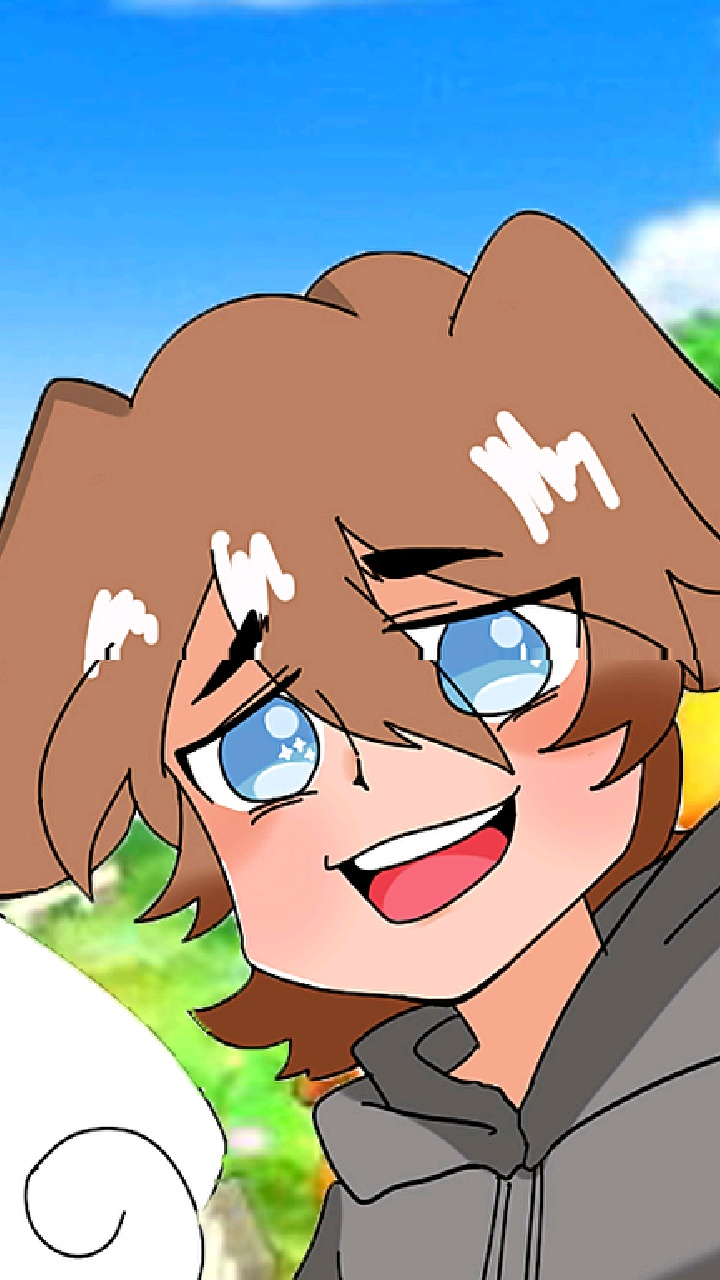
#> input picture file/genetic_image-master/1. circle/chr.jpg, 720 x 1280 px, found by its file name
$ python circle.py
#> lines starting #> are read from the running program, lines starting #| are printed output that depends on the picture; long printed decimals are rounded
# 원 / 컬러

import cv2, random, os # opencv / 랜덤 / 디렉터리 / 시스템 인자 설
import numpy as np # 행렬
from copy import deepcopy # copy 라이브러리에서 deepcopy 함수만 사용
from skimage.measure import compare_mse # skimage.measure 라이브러리에서 compare_mse 함수 (원본이미지와의 차이점 계산)
import multiprocessing as mp # multiprocessing 라이브러리 사용

filepath=('C:/Users/sis04/Desktop/file/genetic_image-master/1. circle/chr.jpg')
filename, ext = os.path.splitext(os.path.basename(filepath))

img = cv2.imread(filepath)
#> img is the input picture: shape (1280, 720, 3); mean B, G, R 155.9, 154, 151
width, height, channels = img.shape;  # bgr 형식으로 읽는다
#> width = 1280; height = 720; channels = 3

# hyperparameters - 초매개변수
n_initial_genes = 50 # 첫번째 세대의 개수
n_population = 50 # 한 세대당 유전자 그룹의 개수
prob_mutation = 0.01 # 돌연변이가 발생할 확률 1%
prob_add = 0.3 # 유전자 그룹에 원이 발생활 확률 30%
prob_remove = 0.2 # 유전자 그룹에 원을 없앨 확률 20%

min_radius, max_radius = 5, 15 # 원의 크기는 최소 5에서 최대 15까지
save_every_n_iter = 100 # 이미지 저장 주기는 100세대 마다


# Gene
class Gene(): # 유전자(한개의 동그라미)에 대한 클래스 (위치/색깔/크기)
  def __init__(self):

    # 동그라미가 캔버스안에 위치하는 xy좌표 (width-캔버스 가로길이 / height -캔버스 세로길이)
    self.center = np.array([random.randint(0, width), random.randint(0, height)])

    # 동그라미의 반지름(min_radius-원의 최소, max_radius-원의 최대)
    self.radius = random.randint(min_radius, max_radius)

    # 동그라미의 색깔
    self.color = np.array([random.randint(0, 255), random.randint(0, 255), random.randint(0, 255)])

  # [39 lines left out: function mutate, not called in this run]


# compute fitness - 환경에 얼마나 작 적응했는지 판단하는 함수
def compute_fitness(genome):
    # (height~channels) 이미지의 크기 값을 가지고
    # numpy.ones() - 1로 채워진 배열을 만든다 / 도화지를 만든다.
  out = np.ones((height, width, channels), dtype=np.uint8) * 255

    # [도화지에 유전자를 그린다] cv2.circle() - 원을 그린다 / thickness=-1 원을 색상으로 채운다
  for gene in genome:
    cv2.circle(out, center=tuple(gene.center), radius=gene.radius, color=(int(gene.color[0]), int(gene.color[1]), int(gene.color[2])), thickness=-1)
  # mean squared error
  # compare_mse - 두 이미지의 차이를 계산 / img-원본 / out-결과이미지
  # 생성한 이미지가 원본 이미지와 비슷하다 = mse가 낮다 = fitness가 높다
  fitness = 255. / compare_mse(img, out) # 차이가 적을수록
  return fitness, out


# compute population - 세대들의 유전자들을 한꺼번에 돌연변이로 만드는 함수
# [25 lines left out: function compute_population, not called in this run]

## 메인함수
if __name__ == '__main__':
  # main
  os.makedirs('result', exist_ok=True)

  # cpu개수보다 한 개적은 멀티프로세싱 풀을 만든다(구글링)
  p = mp.Pool(mp.cpu_count() - 1)

  # 1st gene
  # (첫번째 세대의 개수)만큼 반복해 유전자를 생성해 best_genome함수에 넣습니다.
  best_genome = [Gene() for _ in range(n_initial_genes)] # 인덱스 무시 -

  # 첫번째 유전자가 얼만큼 좋은지 평가합니다
  best_fitness, best_out = compute_fitness(best_genome) # fitness, out
#> after the loop in compute_fitness, `for gene in genome:`:
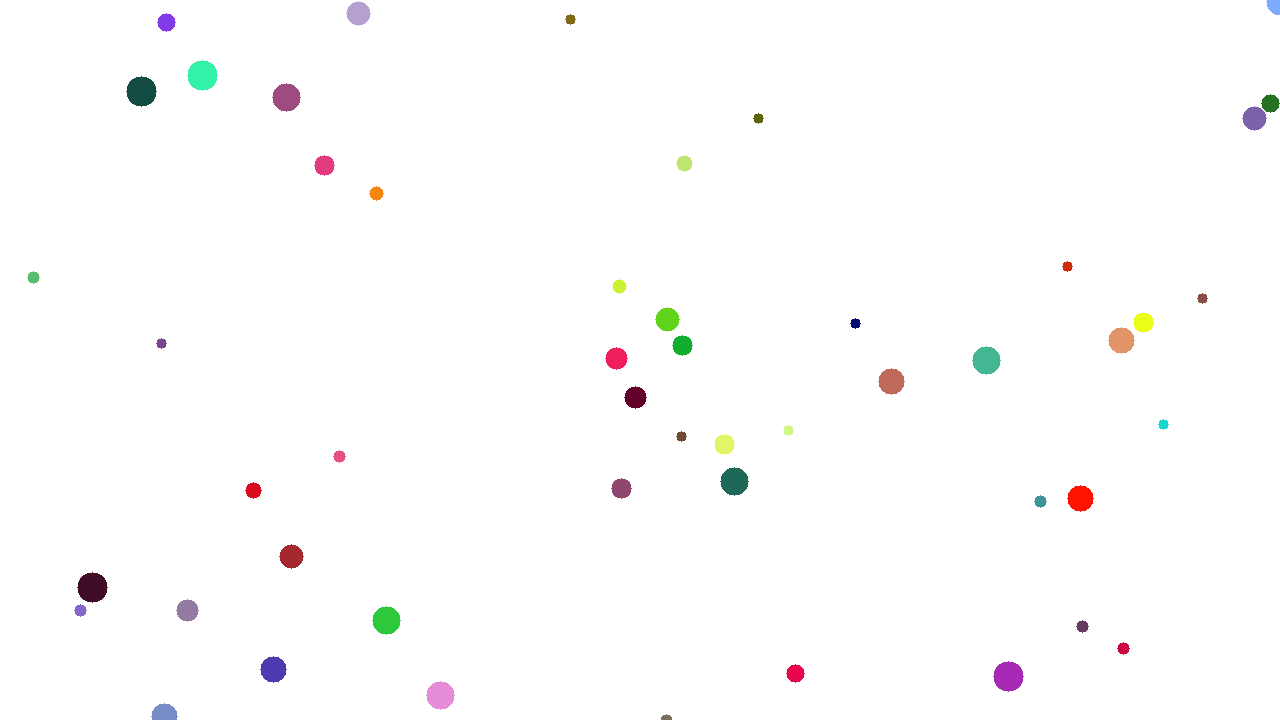
#> out: shape (720, 1280, 3); mean of channels 0, 1, 2 252.5, 252.5, 252.9; drawn as B, G, R
#> (the run stopped early here; a loop or call above may not have finished)

$ run again, with file/genetic_image-master/1. circle/sample.JPG copied over file/genetic_image-master/1. circle/chr.jpg
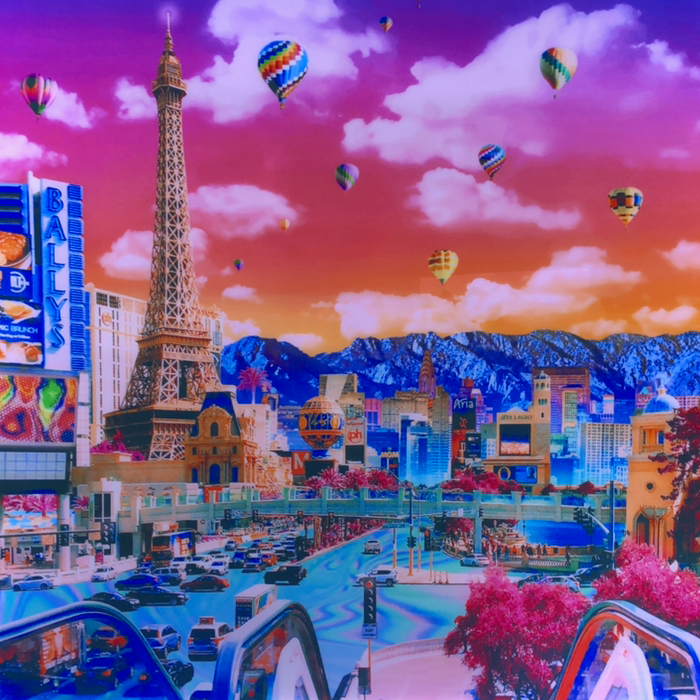
#> input picture file/genetic_image-master/1. circle/sample.JPG, 700 x 700 px, found by its file name
#> img is the input picture: shape (700, 700, 3); mean B, G, R 149.2, 91.1, 128.2
#> after the loop in compute_fitness, `for gene in genome:`:
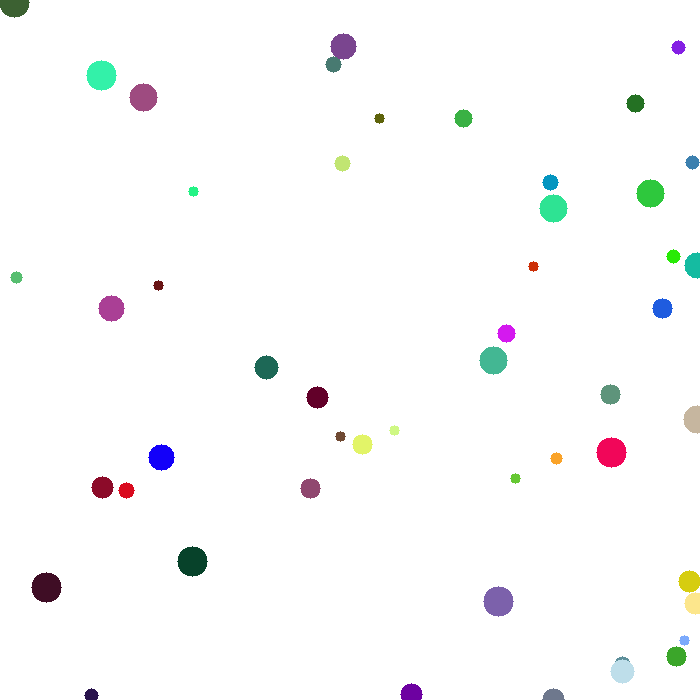
#> out: shape (700, 700, 3); mean of channels 0, 1, 2 250.4, 250.4, 250.1; drawn as B, G, R
#> fitness = 0.0121
#> the loop in compute_population (call 2), `for gene in genome:` made 50 passes
#> results = 50 items
#> new_fitnesses = 51 values, max 0.0121 at index 12, min 0.012 at index 6, mean 0.0121; new_genomes = 51 items
#| Generation #0, Fitness 0.01206
